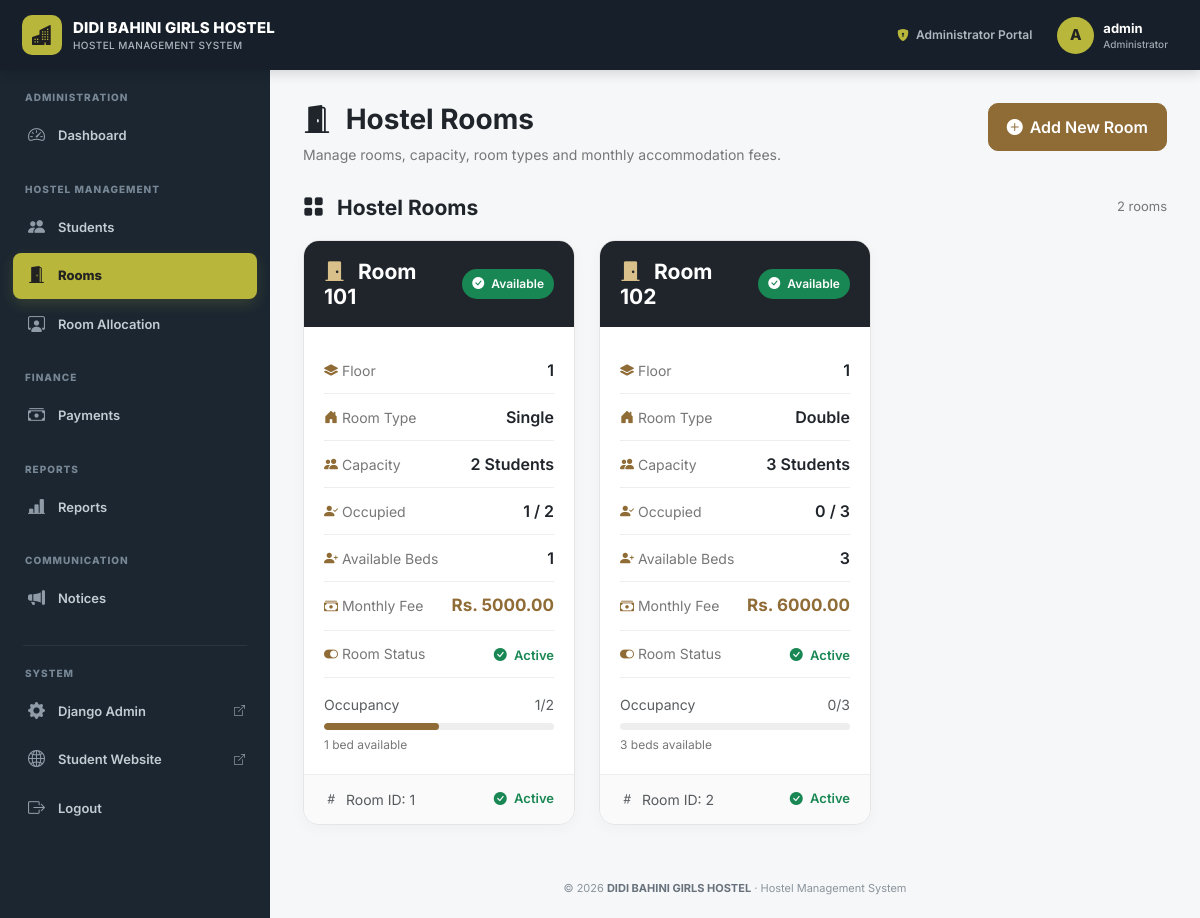
The app's page /hostel/rooms/ (signed in), older data.
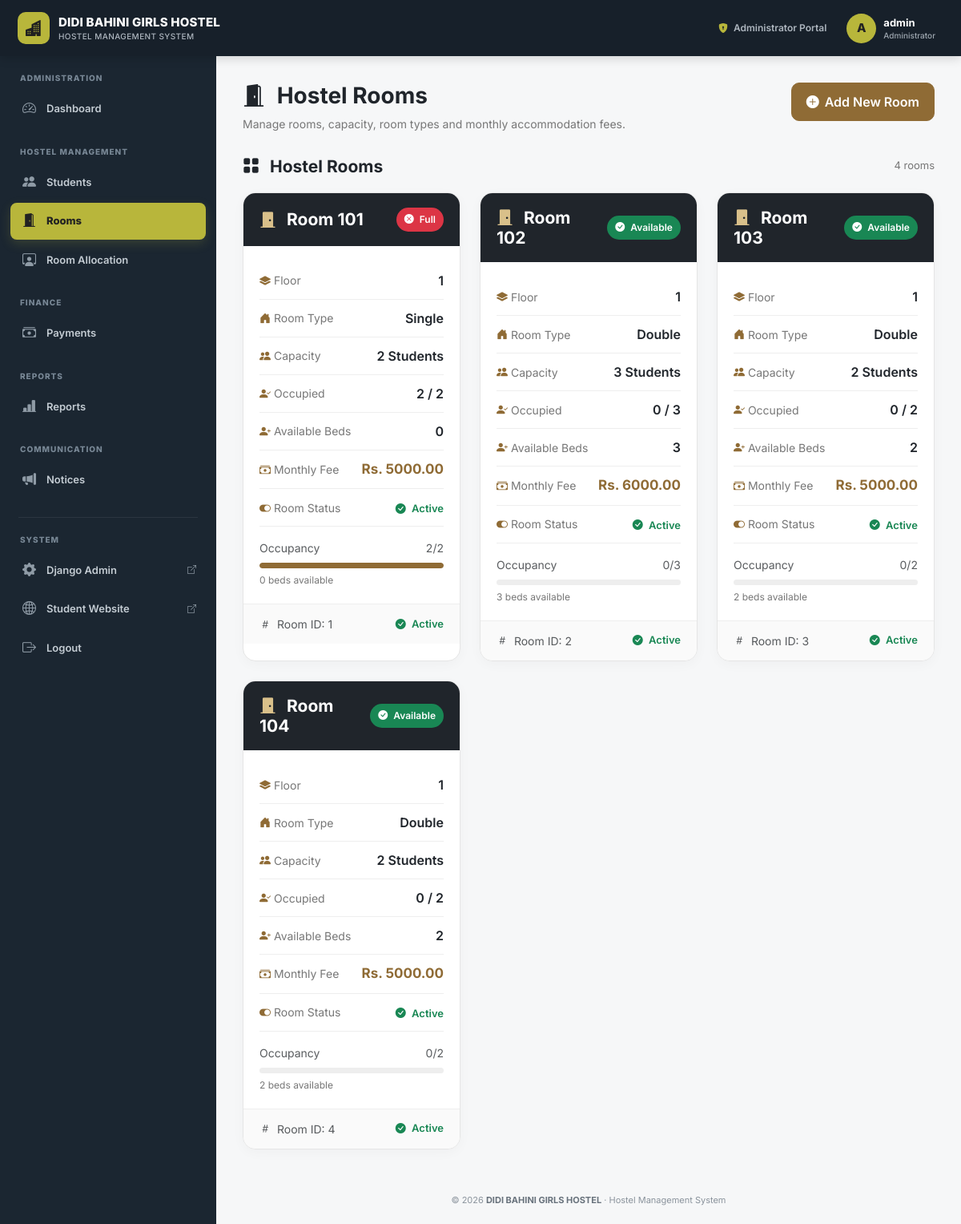
The same page, newer data.
### hostel/models.py (models this page shows, shortened)
class Room(models.Model):
    ROOM_TYPE_CHOICES = (
        ('Single', 'Single'),
        ('Double', 'Double'),
        ('Triple', 'Triple'),
        ('Four Bed', 'Four Bed'),
    )
    room_number = models.CharField(
        max_length=20,
        unique=True
    )
    floor = models.CharField(
        max_length=50
    )
    room_type = models.CharField(
        max_length=30,
        choices=ROOM_TYPE_CHOICES
    )
    capacity = models.PositiveIntegerField()
    monthly_fee = models.DecimalField(
        max_digits=10,
        decimal_places=2
    )
    description = models.TextField(
        blank=True
    )
    is_active = models.BooleanField(
        default=True
    )
    created_at = models.DateTimeField(
        auto_now_add=True
    )

### hostel/views.py (the view)
@admin_required
def room_list(request):
    rooms = list(
        Room.objects
        .all()
        .order_by('room_number')
    )
    total_rooms = len(rooms)
    active_rooms = 0
    inactive_rooms = 0
    available_rooms = 0
    full_rooms = 0
    total_capacity = 0
    occupied_beds = 0
    available_beds = 0
    for room in rooms:
        occupied_count = (
            RoomAllocation.objects
            .filter(
                room=room,
                is_active=True
            )
            .count()
        )
        room.occupied_beds = occupied_count
        room.available_beds = max(
            room.capacity - occupied_count,
            0
        )
        room.full_status = (
            occupied_count >= room.capacity
        )
        total_capacity += room.capacity
        if room.is_active:
            active_rooms += 1
        else:
            inactive_rooms += 1
        if (
            room.is_active
            and not room.full_status
        ):
            available_rooms += 1
        if room.full_status:
            full_rooms += 1
        occupied_beds += occupied_count
        available_beds += room.available_beds
    context = {
        'rooms': rooms,
        'total_rooms': total_rooms,
        'active_rooms': active_rooms,
        'inactive_rooms': inactive_rooms,
        'available_rooms': available_rooms,
        'full_rooms': full_rooms,
        'total_capacity': total_capacity,
        'occupied_beds': occupied_beds,
        'available_beds': available_beds,
    }
    return render(
        request,
        'hostel/room_list.html',
        context
    )

### hostel/views.py (called while the page is built)
def admin_required(view_func):
    return user_passes_test(
        lambda user: (
            user.is_authenticated
            and user.is_superuser
        ),
        login_url='login'
    )(view_func)

### templates/hostel/room_list.html (shortened to what the changed rows need)
{% extends "admin_base.html" %}
{% block content %}
<div class="container-fluid room-page">
    <div class="room-page-header">
        <div>
            <h2 class="page-title">
                <i class="bi bi-door-open-fill me-2"></i>
                Hostel Rooms
            </h2>
        </div>
    </div>
    {% if rooms %}
        <div class="section-header">
            <h4 class="section-title">
                <i class="bi bi-grid-fill me-2"></i>
                Hostel Rooms
            </h4>
            <span class="section-count">
                {{ rooms|length }}
                room{{ rooms|length|pluralize }}
            </span>
        </div>
        <div class="row g-4">
            {% for room in rooms %}
                <div class="col-xxl-4 col-xl-4 col-lg-6 col-md-6">
                    <div class="room-card">
                        <div class="room-card-header">
                            <h4 class="room-number">
                                <i class="bi bi-door-closed-fill me-2"></i>
                                Room {{ room.room_number }}
                            </h4>
                            {% if not room.is_active %}
                                <span class="room-status status-inactive">
                                    <i class="bi bi-dash-circle-fill me-1"></i>
                                    Inactive
                                </span>
                            {% elif room.full_status %}
                                <span class="room-status status-full">
                                    <i class="bi bi-x-circle-fill me-1"></i>
                                    Full
                                </span>
                            {% else %}
                                <span class="room-status status-available">
                                    <i class="bi bi-check-circle-fill me-1"></i>
                                    Available
                                </span>
                            {% endif %}
                        </div>
                        <div class="room-card-body">
                            <div class="room-detail">
                                <span class="detail-label">
                                    <i class="bi bi-layers-fill"></i>
                                    Floor
                                </span>
                                <span class="detail-value">
                                    {{ room.floor|default:"-" }}
                                </span>
                            </div>
                            <div class="room-detail">
                                <span class="detail-label">
                                    <i class="bi bi-house-door-fill"></i>
                                    Room Type
                                </span>
                                <span class="detail-value">
                                    {{ room.room_type|default:"Standard" }}
                                </span>
                            </div>
                            <div class="room-detail">
                                <span class="detail-label">
                                    <i class="bi bi-people-fill"></i>
                                    Capacity
                                </span>
                                <span class="detail-value">
                                    {{ room.capacity }}
                                    {% if room.capacity == 1 %}
                                        Student
                                    {% else %}
                                        Students
                                    {% endif %}
                                </span>
                            </div>
                            <div class="room-detail">
                                <span class="detail-label">
                                    <i class="bi bi-person-check-fill"></i>
                                    Occupied
                                </span>
                                <span class="detail-value">
                                    {{ room.occupied_beds }}
                                    /
                                    {{ room.capacity }}
                                </span>
                            </div>
                            <div class="room-detail">
                                <span class="detail-label">
                                    <i class="bi bi-person-plus-fill"></i>
                                    Available Beds
                                </span>
                                <span class="detail-value">
                                    {{ room.available_beds }}
                                </span>
                            </div>
                            <div class="room-detail">
                                <span class="detail-label">
                                    <i class="bi bi-cash-stack"></i>
                                    Monthly Fee
                                </span>
                                <span class="detail-value fee-value">
                                    Rs. {{ room.monthly_fee }}
                                </span>
                            </div>
                            <div class="room-detail">
                                <span class="detail-label">
                                    <i class="bi bi-toggle-on"></i>
                                    Room Status
                                </span>
                                <span class="detail-value">
                                    {% if room.is_active %}
                                        <span class="active-status">
                                            <i class="bi bi-check-circle-fill me-1"></i>
                                            Active
                                        </span>
                                    {% else %}
                                        <span class="inactive-status">
                                            <i class="bi bi-dash-circle-fill me-1"></i>
                                            Inactive
                                        </span>
                                    {% endif %}
                                </span>
                            </div>
                            <div class="mt-3">
                                <div class="d-flex justify-content-between">
                                    <small class="text-muted">
                                        Occupancy
                                    </small>
                                    <small class="text-muted">
                                        {{ room.occupied_beds }}/{{ room.capacity }}
                                    </small>
                                </div>
                                <div class="occupancy-progress">
                                    {% if room.capacity > 0 %}
                                        <div
                                            class="occupancy-progress-bar"
                                            style="width: {% widthratio room.occupied_beds room.capacity 100 %}%"
                                        ></div>
                                    {% else %}
                                        <div
                                            class="occupancy-progress-bar"
                                            style="width: 0%"
                                        ></div>
                                    {% endif %}
                                </div>
                                <div class="occupancy-text">
                                    {{ room.available_beds }}
                                    bed{{ room.available_beds|pluralize }}
                                    available
                                </div>
                            </div>
                        </div>
                        <div class="room-card-footer">
                            <div class="d-flex justify-content-between align-items-center">
                                <small class="text-muted">
                                    <i class="bi bi-hash me-1"></i>
                                    Room ID: {{ room.id }}
                                </small>
                                {% if room.is_active %}
                                    <span class="active-status">
                                        <i class="bi bi-check-circle-fill me-1"></i>
                                        Active
                                    </span>
                                {% else %}
                                    <span class="inactive-status">
                                        <i class="bi bi-x-circle-fill me-1"></i>
                                        Inactive
                                    </span>
                                {% endif %}
                            </div>
                        </div>
                    </div>
                </div>
            {% endfor %}
        </div>
    {% endif %}
</div>
{% endblock %}

Row changes from the older to the newer data that the page shows:
computed for Room "Single": occupied_beds "1" → "2"; available_beds "1" → "0"; text "Available" → "Full"
added Room: room_number "103", is_active True (drawn), floor "1", room_type "Double", capacity "2", shows "Students", occupied_beds "0", available_beds "2", monthly_fee "5000.00", id "3"
added Room: room_number "104", is_active True (drawn), floor "1", room_type "Double", capacity "2", shows "Students", occupied_beds "0", available_beds "2", monthly_fee "5000.00", id "4"
Text that changed along with them:
{{ rooms|length }}: "2" → "4"
